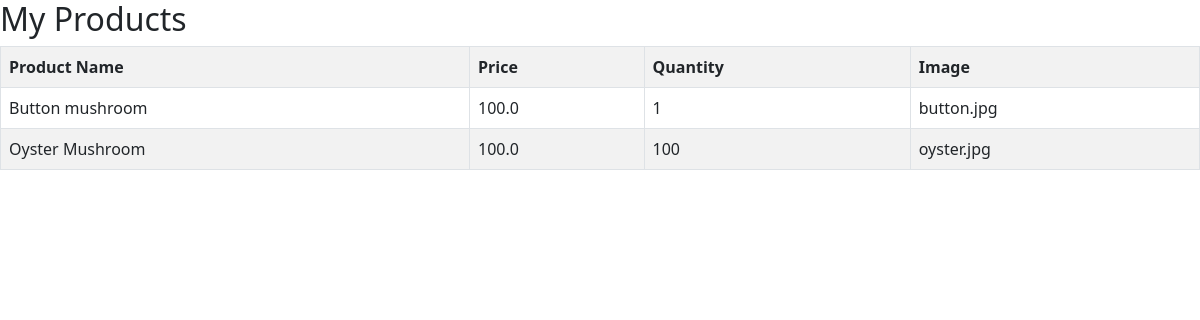
The app's page /myproducts (signed in) with its own data.
### tables this page shows
CREATE TABLE products (
    product_id INTEGER PRIMARY KEY AUTOINCREMENT,
    name TEXT,
    price REAL,
    quantity INTEGER,
    image TEXT,
    farmer_id INTEGER
);

### app.py (the view)
@app.route("/myproducts")
def my_products():
    if "farmer_id" not in session:
        return "Please login as farmer first!"
    conn = get_db_connection()
    cursor = conn.cursor()
    cursor.execute("SELECT * FROM products WHERE farmer_id = ?", (session["farmer_id"],))
    products = cursor.fetchall()
    conn.close()
    return render_template("view_products.html", products=products)

### app.py (called while the page is built)
def get_db_connection():
    conn = sqlite3.connect("mushroom_cart.db")
    conn.row_factory = sqlite3.Row
    return conn

### templates/view_products.html (shortened to what this page needs)
<!DOCTYPE html>
<html>
<head>
    <link href="https://cdn.jsdelivr.net/npm/bootstrap@5.3.0/dist/css/bootstrap.min.css" rel="stylesheet">
</head>
<body>
    <h2>My Products</h2>
    <table class="table table-striped table-bordered">
        <tr>
            <th>Product Name</th>
            <th>Price</th>
            <th>Quantity</th>
            <th>Image</th>
        </tr>
        {% for product in products %}
        <tr>
            <td>{{ product[1] }}</td>
            <td>{{ product[2] }}</td>
            <td>{{ product[3] }}</td>
            <td>{{ product[4] }}</td>
        </tr>
        {% endfor %}
    </table>
</body>
</html>

### records on screen
products: name "Button mushroom", price "100.0", quantity "1", image "button.jpg"
products: name "Oyster Mushroom", price "100.0", quantity "100", image "oyster.jpg"
